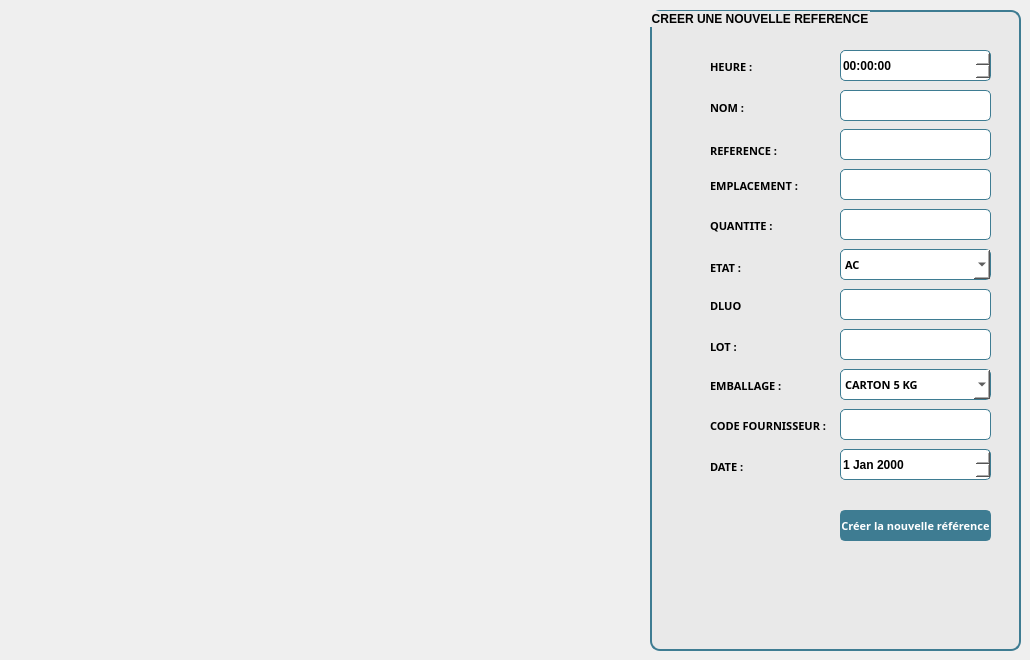
    <widget class="QWidget" name="tab_5">
     <attribute name="title">
      <string>Créer une référence</string>
     </attribute>
     <widget class="QGroupBox" name="groupBox_5">
      <property name="geometry">
       <rect>
        <x>650</x>
        <y>10</y>
        <width>371</width>
        <height>641</height>
       </rect>
      </property>
      <property name="styleSheet">
       <string notr="true">font: 75 8pt &quot;Malgun Gothic&quot;;
font-weight: bold;
background-color: rgb(233, 233, 233);
border-radius: 10px;
border:2px solid rgb(62, 124, 146);
</string>
      </property>
      <property name="title">
       <string>CREER UNE NOUVELLE REFERENCE</string>
      </property>
      <widget class="QTimeEdit" name="hour">
       <property name="geometry">
        <rect>
         <x>190</x>
         <y>40</y>
         <width>151</width>
         <height>31</height>
        </rect>
       </property>
       <property name="styleSheet">
        <string notr="true">background-color: rgb(255, 255, 255);
font: 10pt &quot;Malgun Gothic&quot;;
border-radius: 5px;
border:1px solid rgb(62, 124, 146);
font-weight: bold</string>
       </property>
      </widget>
      <widget class="QLabel" name="label_9">
       <property name="geometry">
        <rect>
         <x>60</x>
         <y>50</y>
         <width>47</width>
         <height>13</height>
        </rect>
       </property>
       <property name="font">
        <font>
         <family>Malgun Gothic</family>
         <pointsize>8</pointsize>
         <weight>75</weight>
         <italic>false</italic>
         <bold>true</bold>
        </font>
       </property>
       <property name="styleSheet">
        <string notr="true">border: none;</string>
       </property>
       <property name="text">
        <string>HEURE :</string>
       </property>
      </widget>
      <widget class="QLineEdit" name="nomProduit_2">
       <property name="geometry">
        <rect>
         <x>190</x>
         <y>80</y>
         <width>151</width>
         <height>31</height>
        </rect>
       </property>
       <property name="styleSheet">
        <string notr="true">background-color: rgb(255, 255, 255);
font: 10pt &quot;Malgun Gothic&quot;;
border-radius: 5px;
border:1px solid rgb(62, 124, 146);
font-weight: bold;</string>
       </property>
      </widget>
      <widget class="QLabel" name="label_8">
       <property name="geometry">
        <rect>
         <x>60</x>
         <y>450</y>
         <width>47</width>
         <height>13</height>
        </rect>
       </property>
       <property name="font">
        <font>
         <family>Malgun Gothic</family>
         <pointsize>8</pointsize>
         <weight>75</weight>
         <italic>false</italic>
         <bold>true</bold>
        </font>
       </property>
       <property name="styleSheet">
        <string notr="true">border: none;</string>
       </property>
       <property name="text">
        <string>DATE :</string>
       </property>
      </widget>
      <widget class="QLabel" name="label_24">
       <property name="geometry">
        <rect>
         <x>60</x>
         <y>90</y>
         <width>81</width>
         <height>16</height>
        </rect>
       </property>
       <property name="font">
        <font>
         <family>Malgun Gothic</family>
         <pointsize>8</pointsize>
         <weight>75</weight>
         <italic>false</italic>
         <bold>true</bold>
        </font>
       </property>
       <property name="styleSheet">
        <string notr="true">border: none;</string>
       </property>
       <property name="text">
        <string>NOM :</string>
       </property>
      </widget>
      <widget class="QLineEdit" name="reference_Product">
       <property name="geometry">
        <rect>
         <x>190</x>
         <y>119</y>
         <width>151</width>
         <height>31</height>
        </rect>
       </property>
       <property name="font">
        <font>
         <family>Malgun Gothic</family>
         <pointsize>10</pointsize>
         <weight>75</weight>
         <italic>false</italic>
         <bold>true</bold>
        </font>
       </property>
       <property name="styleSheet">
        <string notr="true">background-color: rgb(255, 255, 255);
font: 10pt &quot;Malgun Gothic&quot;;
border-radius: 5px;
border:1px solid rgb(62, 124, 146);
font-weight: bold;
</string>
       </property>
      </widget>
      <widget class="QLabel" name="label_2">
       <property name="geometry">
        <rect>
         <x>60</x>
         <y>130</y>
         <width>81</width>
         <height>21</height>
        </rect>
       </property>
       <property name="font">
        <font>
         <family>Malgun Gothic</family>
         <pointsize>8</pointsize>
         <weight>75</weight>
         <italic>false</italic>
         <bold>true</bold>
        </font>
       </property>
       <property name="styleSheet">
        <string notr="true">border: none;</string>
       </property>
       <property name="text">
        <string>REFERENCE :</string>
       </property>
      </widget>
      <widget class="QLineEdit" name="location">
       <property name="geometry">
        <rect>
         <x>190</x>
         <y>159</y>
         <width>151</width>
         <height>31</height>
        </rect>
       </property>
       <property name="font">
        <font>
         <family>Malgun Gothic</family>
         <pointsize>10</pointsize>
         <weight>75</weight>
         <italic>false</italic>
         <bold>true</bold>
        </font>
       </property>
       <property name="styleSheet">
        <string notr="true">background-color: rgb(255, 255, 255);
font: 10pt &quot;Malgun Gothic&quot;;
border-radius: 5px;
border:1px solid rgb(62, 124, 146);
font-weight: bold;</string>
       </property>
      </widget>
      <widget class="QLabel" name="label_3">
       <property name="geometry">
        <rect>
         <x>60</x>
         <y>160</y>
         <width>91</width>
         <height>31</height>
        </rect>
       </property>
       <property name="font">
        <font>
         <family>Malgun Gothic</family>
         <pointsize>8</pointsize>
         <weight>75</weight>
         <italic>false</italic>
         <bold>true</bold>
        </font>
       </property>
       <property name="styleSheet">
        <string notr="true">border: none;</string>
       </property>
       <property name="text">
        <string>EMPLACEMENT :</string>
       </property>
      </widget>
      <widget class="QLineEdit" name="quantity">
       <property name="geometry">
        <rect>
         <x>190</x>
         <y>199</y>
         <width>151</width>
         <height>31</height>
        </rect>
       </property>
       <property name="font">
        <font>
         <family>Malgun Gothic</family>
         <pointsize>8</pointsize>
         <weight>75</weight>
         <italic>false</italic>
         <bold>true</bold>
        </font>
       </property>
       <property name="styleSheet">
        <string notr="true">background-color: rgb(255, 255, 255);
border-radius: 5px;
border:1px solid rgb(62, 124, 146);</string>
       </property>
      </widget>
      <widget class="QLabel" name="label_6">
       <property name="geometry">
        <rect>
         <x>60</x>
         <y>200</y>
         <width>81</width>
         <height>31</height>
        </rect>
       </property>
       <property name="font">
        <font>
         <family>Malgun Gothic</family>
         <pointsize>8</pointsize>
         <weight>75</weight>
         <italic>false</italic>
         <bold>true</bold>
        </font>
       </property>
       <property name="styleSheet">
        <string notr="true">border: none;</string>
       </property>
       <property name="text">
        <string>QUANTITE :</string>
       </property>
      </widget>
      <widget class="QComboBox" name="state">
       <property name="geometry">
        <rect>
         <x>190</x>
         <y>239</y>
         <width>151</width>
         <height>31</height>
        </rect>
       </property>
       <property name="font">
        <font>
         <family>Malgun Gothic</family>
         <pointsize>8</pointsize>
         <weight>75</weight>
         <italic>false</italic>
         <bold>true</bold>
        </font>
       </property>
       <property name="styleSheet">
        <string notr="true">background-color: rgb(255, 255, 255);
border-radius: 5px;
border:1px solid rgb(62, 124, 146);</string>
       </property>
       <item>
        <property name="text">
         <string>AC</string>
        </property>
       </item>
       <item>
        <property name="text">
         <string>NC</string>
        </property>
       </item>
       <item>
        <property name="text">
         <string>SD</string>
        </property>
       </item>
       <item>
        <property name="text">
         <string>OK</string>
        </property>
       </item>
      </widget>
      <widget class="QLabel" name="label_4">
       <property name="geometry">
        <rect>
         <x>60</x>
         <y>250</y>
         <width>41</width>
         <height>16</height>
        </rect>
       </property>
       <property name="font">
        <font>
         <family>Malgun Gothic</family>
         <pointsize>8</pointsize>
         <weight>75</weight>
         <italic>false</italic>
         <bold>true</bold>
        </font>
       </property>
       <property name="styleSheet">
        <string notr="true">border: none;</string>
       </property>
       <property name="text">
        <string>ETAT :</string>
       </property>
      </widget>
      <widget class="QLineEdit" name="dluo">
       <property name="geometry">
        <rect>
         <x>190</x>
         <y>279</y>
         <width>151</width>
         <height>31</height>
        </rect>
       </property>
       <property name="font">
        <font>
         <family>Malgun Gothic</family>
         <pointsize>8</pointsize>
         <weight>75</weight>
         <italic>false</italic>
         <bold>true</bold>
        </font>
       </property>
       <property name="styleSheet">
        <string notr="true">background-color: rgb(255, 255, 255);
border-radius: 5px;
border:1px solid rgb(62, 124, 146);</string>
       </property>
      </widget>
      <widget class="QLabel" name="label_5">
       <property name="geometry">
        <rect>
         <x>60</x>
         <y>280</y>
         <width>51</width>
         <height>31</height>
        </rect>
       </property>
       <property name="font">
        <font>
         <family>Malgun Gothic</family>
         <pointsize>8</pointsize>
         <weight>75</weight>
         <italic>false</italic>
         <bold>true</bold>
        </font>
       </property>
       <property name="styleSheet">
        <string notr="true">border: none;</string>
       </property>
       <property name="text">
        <string>DLUO</string>
       </property>
      </widget>
      <widget class="QLineEdit" name="lot">
       <property name="geometry">
        <rect>
         <x>190</x>
         <y>319</y>
         <width>151</width>
         <height>31</height>
        </rect>
       </property>
       <property name="font">
        <font>
         <family>Malgun Gothic</family>
         <pointsize>8</pointsize>
         <weight>75</weight>
         <italic>false</italic>
         <bold>true</bold>
        </font>
       </property>
       <property name="styleSheet">
        <string notr="true">background-color: rgb(255, 255, 255);
border-radius: 5px;
border:1px solid rgb(62, 124, 146);</string>
       </property>
      </widget>
      <widget class="QLabel" name="label_7">
       <property name="geometry">
        <rect>
         <x>60</x>
         <y>330</y>
         <width>47</width>
         <height>13</height>
        </rect>
       </property>
       <property name="font">
        <font>
         <family>Malgun Gothic</family>
         <pointsize>8</pointsize>
         <weight>75</weight>
         <italic>false</italic>
         <bold>true</bold>
        </font>
       </property>
       <property name="styleSheet">
        <string notr="true">border: none;</string>
       </property>
       <property name="text">
        <string>LOT :</string>
       </property>
      </widget>
      <widget class="QComboBox" name="packaging">
       <property name="geometry">
        <rect>
         <x>190</x>
         <y>359</y>
         <width>151</width>
         <height>31</height>
        </rect>
       </property>
       <property name="font">
        <font>
         <family>Malgun Gothic</family>
         <pointsize>8</pointsize>
         <weight>75</weight>
         <italic>false</italic>
         <bold>true</bold>
        </font>
       </property>
       <property name="styleSheet">
        <string notr="true">background-color: rgb(255, 255, 255);
border-radius: 5px;
border:1px solid rgb(62, 124, 146);</string>
       </property>
       <item>
        <property name="text">
         <string>CARTON 5 KG</string>
        </property>
       </item>
       <item>
        <property name="text">
         <string>CARTON 10 KG</string>
        </property>
       </item>
       <item>
        <property name="text">
         <string>CARTON 15 KG</string>
        </property>
       </item>
       <item>
        <property name="text">
         <string>CARTON 20 KG</string>
        </property>
       </item>
       <item>
        <property name="text">
         <string>CARTON 25 kG</string>
        </property>
       </item>
       <item>
        <property name="text">
         <string>SAC 5 KG</string>
        </property>
       </item>
       <item>
        <property name="text">
         <string>SAC 10 KG</string>
        </property>
       </item>
       <item>
        <property name="text">
         <string>SAC 15 KG</string>
        </property>
       </item>
       <item>
        <property name="text">
         <string>SAC 20 KG</string>
        </property>
       </item>
       <item>
        <property name="text">
         <string>SAC 25 KG</string>
        </property>
       </item>
      </widget>
      <widget class="QLabel" name="label_10">
       <property name="geometry">
        <rect>
         <x>60</x>
         <y>360</y>
         <width>81</width>
         <height>31</height>
        </rect>
       </property>
       <property name="font">
        <font>
         <family>Malgun Gothic</family>
         <pointsize>8</pointsize>
         <weight>75</weight>
         <italic>false</italic>
         <bold>true</bold>
        </font>
       </property>
       <property name="styleSheet">
        <string notr="true">border: none;</string>
       </property>
       <property name="text">
        <string>EMBALLAGE :</string>
       </property>
      </widget>
      <widget class="QLineEdit" name="codeFournisseur">
       <property name="geometry">
        <rect>
         <x>190</x>
         <y>399</y>
         <width>151</width>
         <height>31</height>
        </rect>
       </property>
       <property name="styleSheet">
        <string notr="true">background-color: rgb(255, 255, 255);
border-radius: 5px;
border:1px solid rgb(62, 124, 146);</string>
       </property>
      </widget>
      <widget class="QPushButton" name="button_Create">
       <property name="geometry">
        <rect>
         <x>190</x>
         <y>500</y>
         <width>151</width>
         <height>31</height>
        </rect>
       </property>
       <property name="font">
        <font>
         <family>Malgun Gothic</family>
         <pointsize>8</pointsize>
         <weight>75</weight>
         <italic>false</italic>
         <bold>true</bold>
        </font>
       </property>
       <property name="styleSheet">
        <string notr="true">background-color: rgb(62, 124, 146);
color: rgb(255, 255, 255);
border-radius: 5px;</string>
       </property>
       <property name="text">
        <string>Créer la nouvelle référence</string>
       </property>
      </widget>
      <widget class="QDateEdit" name="date">
       <property name="geometry">
        <rect>
         <x>190</x>
         <y>439</y>
         <width>151</width>
         <height>31</height>
        </rect>
       </property>
       <property name="styleSheet">
        <string notr="true">background-color: rgb(255, 255, 255);
border-radius: 5px;
border:1px solid rgb(62, 124, 146);</string>
       </property>
      </widget>
      <widget class="QLabel" name="label_30">
       <property name="geometry">
        <rect>
         <x>60</x>
         <y>400</y>
         <width>121</width>
         <height>31</height>
        </rect>
       </property>
       <property name="font">
        <font>
         <family>Malgun Gothic</family>
         <pointsize>8</pointsize>
         <weight>75</weight>
         <italic>false</italic>
         <bold>true</bold>
        </font>
       </property>
       <property name="styleSheet">
        <string notr="true">border: none;</string>
       </property>
       <property name="text">
        <string>CODE FOURNISSEUR :</string>
       </property>
      </widget>
     </widget>
    </widget>
